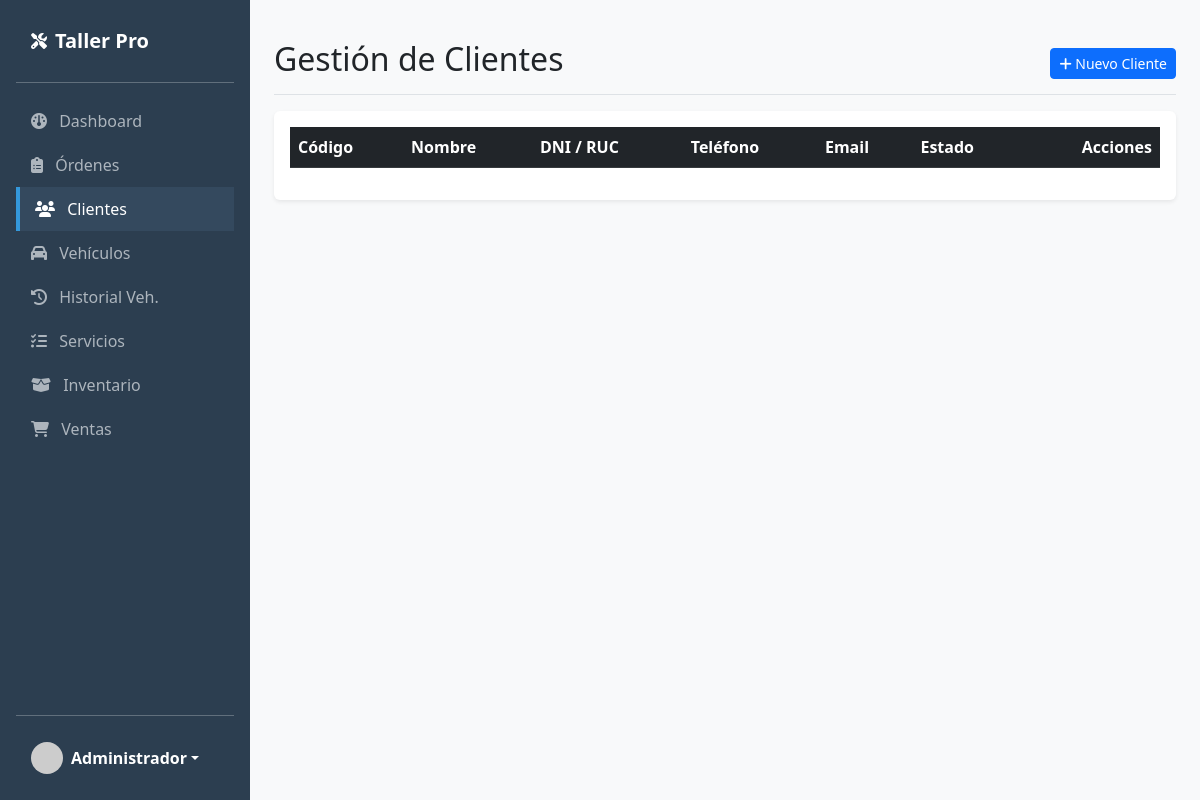
The page /clientes (signed in) on the database as committed earlier.
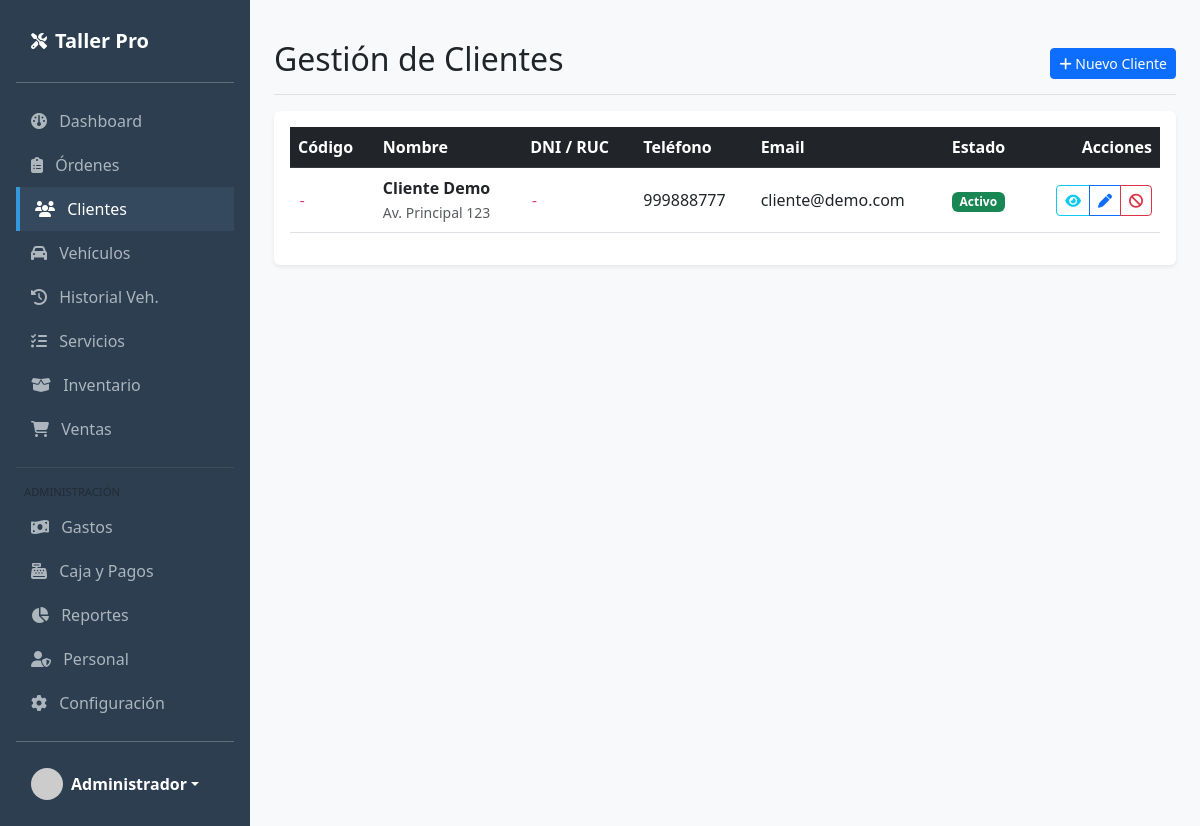
The same page on the database as committed later.
### tables this page shows
CREATE TABLE IF NOT EXISTS `configuracion` (
  `id` int NOT NULL AUTO_INCREMENT,
  `nombre_sistema` varchar(100) DEFAULT 'Sistema Taller',
  `moneda` varchar(10) DEFAULT 'PEN',
  `simbolo_moneda` varchar(5) DEFAULT 'S/',
  `impuesto` decimal(5,2) DEFAULT '18.00',
  `telefono` varchar(20) DEFAULT NULL,
  `email` varchar(100) DEFAULT NULL,
  `direccion` text,
  `updated_at` timestamp NULL DEFAULT CURRENT_TIMESTAMP ON UPDATE CURRENT_TIMESTAMP,
  `logo` varchar(100) DEFAULT NULL,
  `terminos_orden` text,
  `mensaje_ticket` varchar(255) DEFAULT 'Gracias por su preferencia!',
  PRIMARY KEY (`id`)
);

CREATE TABLE IF NOT EXISTS `clientes` (
  `id` int NOT NULL AUTO_INCREMENT,
  `nombre` varchar(150) NOT NULL,
  `dni` varchar(15) DEFAULT NULL,
  `telefono` varchar(20) DEFAULT NULL,
  `direccion` varchar(200) DEFAULT NULL,
  `email` varchar(100) DEFAULT NULL,
  `created_at` timestamp NULL DEFAULT CURRENT_TIMESTAMP,
  `estado` tinyint(1) DEFAULT '1',
  PRIMARY KEY (`id`),
  UNIQUE KEY `dni` (`dni`)
);

### app/Views/clientes/index.php (the view, shortened to what the rows shown need)
<?php require_once __DIR__ . '/../partials/header.php'; ?>
<div class="d-flex justify-content-between flex-wrap flex-md-nowrap align-items-center pt-3 pb-2 mb-3 border-bottom">
    <h1 class="h2">Gestión de Clientes</h1>
    <div class="btn-toolbar mb-2 mb-md-0">
        <button type="button" class="btn btn-sm btn-primary" onclick="abrirModalCrear()">
            <i class="fa-solid fa-plus"></i> Nuevo Cliente
        </button>
    </div>
</div>
<div class="card shadow-sm">
    <div class="card-body">
        <div class="table-responsive">
            <table class="table table-hover align-middle" id="datatable">
                <thead class="table-dark">
                    <tr>
                        <th>Código</th>
                        <th>Nombre</th>
                        <th>DNI / RUC</th>
                        <th>Teléfono</th>
                        <th>Email</th>
                        <th>Estado</th>
                        <th class="text-end">Acciones</th>
                    </tr>
                </thead>
                <tbody>
                    <?php if(!empty($clientes)): ?>
                        <?php foreach($clientes as $cliente): ?>
                            <tr class="<?php echo ($cliente->estado == 0) ? 'table-secondary text-muted' : ''; ?>">
                                <td><code><?php echo htmlspecialchars($cliente->codigo ?? '-'); ?></code></td>
                                <td>
                                    <strong><?php echo $cliente->nombre; ?></strong><br>
                                    <small class="text-muted"><?php echo $cliente->direccion; ?></small>
                                </td>
                                <td><code><?php echo htmlspecialchars($cliente->dni ?? '-'); ?></code></td>
                                <td><?php echo $cliente->telefono; ?></td>
                                <td><?php echo $cliente->email; ?></td>
                                <td>
                                    <?php if($cliente->estado == 1): ?>
                                        <span class="badge bg-success">Activo</span>
                                    <?php else: ?>
                                        <span class="badge bg-secondary">Inactivo</span>
                                    <?php endif; ?>
                                </td>
                                <td class="text-end">
                                    <div class="btn-group">
                                        <a href="/clientes/perfil?id=<?php echo $cliente->id; ?>" class="btn btn-sm btn-outline-info" title="Ver Historial 360">
                                            <i class="fa-solid fa-eye"></i>
                                        </a>
                                        <button class="btn btn-sm btn-outline-primary" onclick='editarCliente(<?php echo json_encode($cliente); ?>)' title="Editar Rápido">
                                            <i class="fa-solid fa-pen"></i>
                                        </button>
                                        <?php if($cliente->estado == 1): ?>
                                            <button class="btn btn-sm btn-outline-danger" onclick="confirmarCambioEstado(<?php echo $cliente->id; ?>, 0, '<?php echo $cliente->nombre; ?>')" title="Desactivar">
                                                <i class="fa-solid fa-ban"></i>
                                            </button>
                                        <?php else: ?>
                                            <button class="btn btn-sm btn-outline-success" onclick="confirmarCambioEstado(<?php echo $cliente->id; ?>, 1, '<?php echo $cliente->nombre; ?>')" title="Activar">
                                                <i class="fa-solid fa-check"></i>
                                            </button>
                                        <?php endif; ?>
                                    </div>
                                </td>
                            </tr>
                        <?php endforeach; ?>
                    <?php endif; ?>
                </tbody>
            </table>
        </div>
    </div>
</div>
<?php require_once __DIR__ . '/../partials/footer.php'; ?>

### app/Views/partials/header.php (shortened to what the rows shown need)
<!DOCTYPE html>
<html lang="es">
<head>
    <link href="https://cdn.jsdelivr.net/npm/bootstrap@5.3.0/dist/css/bootstrap.min.css" rel="stylesheet">
    <link rel="stylesheet" href="https://cdnjs.cloudflare.com/ajax/libs/font-awesome/6.4.0/css/all.min.css">
    <link rel="stylesheet" href="https://cdn.datatables.net/1.13.4/css/dataTables.bootstrap5.min.css">
    <link rel="stylesheet" href="https://cdn.datatables.net/buttons/2.3.6/css/buttons.bootstrap5.min.css">
    <link href="https://cdn.jsdelivr.net/npm/select2@4.1.0-rc.0/dist/css/select2.min.css" rel="stylesheet" />
    <link rel="stylesheet" href="https://cdn.jsdelivr.net/npm/select2-bootstrap-5-theme@1.3.0/dist/select2-bootstrap-5-theme.min.css" />
</head>
<body>
<div class="d-flex">
    <div class="sidebar d-flex flex-column flex-shrink-0 p-3" style="width: 250px;">
        <a href="/" class="d-flex align-items-center mb-3 mb-md-0 me-md-auto text-white text-decoration-none">
            <?php if(!empty($sistema->logo)): ?>
                <?php if(strpos($sistema->logo, 'data:') === 0): ?>
                    <img src="<?php echo $sistema->logo; ?>" height="30" class="me-2" alt="Logo del taller">
                <?php elseif(file_exists($_SERVER['DOCUMENT_ROOT'] . '/public/uploads/logo/' . $sistema->logo)): ?>
                    <img src="/uploads/logo/<?php echo $sistema->logo; ?>" height="30" class="me-2" alt="Logo del taller">
                <?php else: ?>
                    <i class="fa-solid fa-screwdriver-wrench me-2"></i>
                <?php endif; ?>
            <?php else: ?>
                <i class="fa-solid fa-screwdriver-wrench me-2"></i>
            <?php endif; ?>
            <span class="fs-5 fw-bold text-truncate"><?php echo substr($sistema->nombre_sistema, 0, 18); ?></span>
        </a>
        <hr>
        <ul class="nav nav-pills flex-column mb-auto">
            <li class="nav-item"><a href="/" class="<?php echo ($_SERVER['REQUEST_URI'] == '/' || $_SERVER['REQUEST_URI'] == '') ? 'active' : ''; ?>"><i class="fa-solid fa-gauge me-2"></i> Dashboard</a></li>
            <li><a href="/ordenes" class="<?php echo (strpos($_SERVER['REQUEST_URI'], '/ordenes') !== false) ? 'active' : ''; ?>"><i class="fa-solid fa-clipboard-list me-2"></i> Órdenes</a></li>
            <li><a href="/clientes" class="<?php echo (strpos($_SERVER['REQUEST_URI'], '/clientes') !== false) ? 'active' : ''; ?>"><i class="fa-solid fa-users me-2"></i> Clientes</a></li>
            <li><a href="/vehiculos" class="<?php echo (strpos($_SERVER['REQUEST_URI'], '/vehiculos') !== false) ? 'active' : ''; ?>"><i class="fa-solid fa-car me-2"></i> Vehículos</a></li>
            <li><a href="/vehiculos/historial" class="<?php echo (strpos($_SERVER['REQUEST_URI'], '/vehiculos/historial') !== false) ? 'active' : ''; ?>"><i class="fa-solid fa-clock-rotate-left me-2"></i> Historial Veh.</a></li>
            <li><a href="/servicios" class="<?php echo (strpos($_SERVER['REQUEST_URI'], '/servicios') !== false) ? 'active' : ''; ?>"><i class="fa-solid fa-list-check me-2"></i> Servicios</a></li>
            <li><a href="/productos" class="<?php echo (strpos($_SERVER['REQUEST_URI'], '/productos') !== false) ? 'active' : ''; ?>"><i class="fa-solid fa-box-open me-2"></i> Inventario</a></li>
            <li><a href="/ventas" class="<?php echo (strpos($_SERVER['REQUEST_URI'], '/ventas') !== false) ? 'active' : ''; ?>"><i class="fa-solid fa-cart-shopping me-2"></i> Ventas</a></li>
            <?php if(isset($_SESSION['user_role']) && in_array($_SESSION['user_role'], ['Admin', 'Jefe'])): ?>
                <hr class="text-secondary">
                <div class="small text-muted text-uppercase mb-1 ms-2" style="font-size:0.7em;">Administración</div>
                <li><a href="/gastos" class="<?php echo (strpos($_SERVER['REQUEST_URI'], '/gastos') !== false) ? 'active' : ''; ?>"><i class="fa-solid fa-money-bill-wave me-2"></i> Gastos</a></li>
                <li><a href="/pagos" class="<?php echo (strpos($_SERVER['REQUEST_URI'], '/pagos') !== false) ? 'active' : ''; ?>"><i class="fa-solid fa-cash-register me-2"></i> Caja y Pagos</a></li>
                <li><a href="/reportes" class="<?php echo (strpos($_SERVER['REQUEST_URI'], '/reportes') !== false) ? 'active' : ''; ?>"><i class="fa-solid fa-chart-pie me-2"></i> Reportes</a></li>
                <li><a href="/usuarios" class="<?php echo (strpos($_SERVER['REQUEST_URI'], '/usuarios') !== false) ? 'active' : ''; ?>"><i class="fa-solid fa-user-shield me-2"></i> Personal</a></li>
                <li><a href="/configuracion" class="<?php echo (strpos($_SERVER['REQUEST_URI'], '/configuracion') !== false) ? 'active' : ''; ?>"><i class="fa-solid fa-gear me-2"></i> Configuración</a></li>
            <?php endif; ?>
        </ul>
        <hr>
        <div class="dropdown">
            <a href="#" class="d-flex align-items-center text-white text-decoration-none dropdown-toggle" data-bs-toggle="dropdown">
                <img src="https://ui-avatars.com/api/?name=<?php echo urlencode($_SESSION['user_name'] ?? 'Admin'); ?>&background=random" width="32" height="32" class="rounded-circle me-2" alt="Avatar de usuario">
                <strong><?php echo $_SESSION['user_name'] ?? 'Usuario'; ?></strong>
            </a>
        </div>
    </div>
    <div class="container-fluid p-4" style="width: 100%;">

Rows that differ between the two databases and show on the page:
added clientes: codigo "-", nombre "Cliente Demo", direccion "Av. Principal 123", dni "-", telefono "999888777", email "cliente@demo.com", estado "Activo"
Other text that changed with them:
text now shown: "Gastos Caja y Pagos Reportes Personal Configuración"
